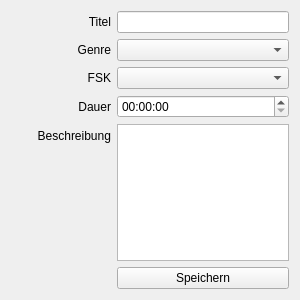
<?xml version="1.0" encoding="UTF-8"?>
<ui version="4.0">
 <class>AddMovieForm</class>
 <widget class="QWidget" name="AddMovieForm">
  <property name="geometry">
   <rect>
    <x>0</x>
    <y>0</y>
    <width>300</width>
    <height>300</height>
   </rect>
  </property>
  <property name="windowTitle">
   <string>Form</string>
  </property>
  <layout class="QHBoxLayout" name="horizontalLayout">
   <item>
    <layout class="QFormLayout" name="formLayout">
     <item row="0" column="0">
      <widget class="QLabel" name="titelLabel">
       <property name="minimumSize">
        <size>
         <width>100</width>
         <height>0</height>
        </size>
       </property>
       <property name="text">
        <string>Titel</string>
       </property>
       <property name="alignment">
        <set>Qt::AlignmentFlag::AlignRight|Qt::AlignmentFlag::AlignTrailing|Qt::AlignmentFlag::AlignVCenter</set>
       </property>
      </widget>
     </item>
     <item row="0" column="1">
      <widget class="QLineEdit" name="titelLineEdit"/>
     </item>
     <item row="1" column="0">
      <widget class="QLabel" name="genreLabel">
       <property name="minimumSize">
        <size>
         <width>100</width>
         <height>0</height>
        </size>
       </property>
       <property name="text">
        <string>Genre</string>
       </property>
       <property name="alignment">
        <set>Qt::AlignmentFlag::AlignRight|Qt::AlignmentFlag::AlignTrailing|Qt::AlignmentFlag::AlignVCenter</set>
       </property>
      </widget>
     </item>
     <item row="1" column="1">
      <widget class="QComboBox" name="genreComboBox"/>
     </item>
     <item row="2" column="0">
      <widget class="QLabel" name="fSKLabel">
       <property name="minimumSize">
        <size>
         <width>100</width>
         <height>0</height>
        </size>
       </property>
       <property name="text">
        <string>FSK</string>
       </property>
       <property name="alignment">
        <set>Qt::AlignmentFlag::AlignRight|Qt::AlignmentFlag::AlignTrailing|Qt::AlignmentFlag::AlignVCenter</set>
       </property>
      </widget>
     </item>
     <item row="2" column="1">
      <widget class="QComboBox" name="fSKComboBox"/>
     </item>
     <item row="3" column="0">
      <widget class="QLabel" name="dauerLabel">
       <property name="minimumSize">
        <size>
         <width>100</width>
         <height>0</height>
        </size>
       </property>
       <property name="text">
        <string>Dauer</string>
       </property>
       <property name="alignment">
        <set>Qt::AlignmentFlag::AlignRight|Qt::AlignmentFlag::AlignTrailing|Qt::AlignmentFlag::AlignVCenter</set>
       </property>
      </widget>
     </item>
     <item row="3" column="1">
      <widget class="QTimeEdit" name="dauerTimeEdit"/>
     </item>
     <item row="4" column="0">
      <widget class="QLabel" name="beschreibungLabel">
       <property name="minimumSize">
        <size>
         <width>100</width>
         <height>0</height>
        </size>
       </property>
       <property name="text">
        <string>Beschreibung</string>
       </property>
       <property name="alignment">
        <set>Qt::AlignmentFlag::AlignRight|Qt::AlignmentFlag::AlignTrailing|Qt::AlignmentFlag::AlignVCenter</set>
       </property>
      </widget>
     </item>
     <item row="4" column="1">
      <widget class="QTextEdit" name="textEditDescription"/>
     </item>
     <item row="5" column="1">
      <widget class="QPushButton" name="btnAddMovie">
       <property name="text">
        <string>Speichern</string>
       </property>
      </widget>
     </item>
    </layout>
   </item>
  </layout>
 </widget>
 <resources/>
 <connections/>
</ui>
